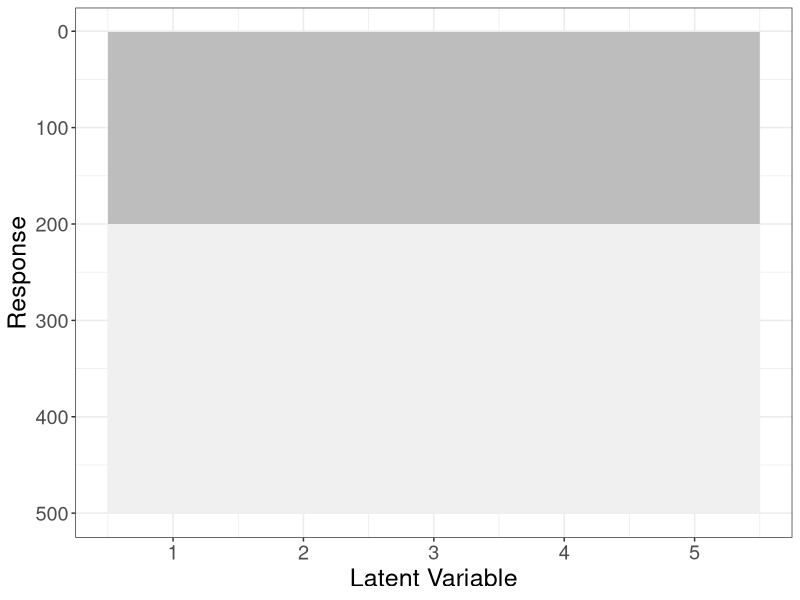

Write R code to recreate this figure.
library(tidyverse)

# Generate a random sparse loading matrix
gen_A <- function(p, q, setting="A", nonzero=100, prop=.4) {
  # setting "A" has only the 100 first loadings that are non-zero
  A <- matrix(runif(p*q, -2, 2), p, q)
  if (setting == "A") {
    if(p>nonzero) {
      A[(nonzero+1):p, ] <- 0
    }
  } else if (setting =="B") {
    shift_size = round(p * (1-prop)/(q-1))

    for (k in 1:q) {

      nonzero_start = (k-1) * shift_size + 1

      if (k == q) {
        nonzero_end = p
      } else {
        nonzero_end   = nonzero_start + round(prop*p) - 1
      }

      nonzeros <- (1:p) %in% (nonzero_start:nonzero_end)
      A[!nonzeros,k] <- 0
    }
  }
  A
}


plot_sparse_structure <- function(A) {
  colnames(A) <- 1:ncol(A)

  A.tbl <- as_tibble(A) %>%
    mutate(y=1:nrow(A)) %>%  # create the y axis
    pivot_longer(-y, names_to="x", values_to="z") %>%
    mutate(x=as.numeric(x)) %>%
    mutate(z=ifelse(z!=0, 1, 0)) %>%  # nonzero loadings are transformed to 1
    mutate(z=factor(z, labels=c("loading is non-zero","loading is zero"), levels=1:0))

  p <- A.tbl %>% ggplot(aes(x=x, y=y, fill=z)) +
    geom_raster() +
    scale_y_reverse() +
    scale_fill_brewer(palette = "Greys", direction=-1)+
    theme_bw() +
    theme(legend.title = element_blank()) +
    theme(legend.position="none")+
    xlab("Latent Variable") +
    ylab("Response") +
    theme(text=element_text(size=18))
  p
}


# Example
# -------

# Generate the loading matrix (can be replaced by any)
A <- gen_A(500, 5, nonzero=200)

# Plot it
p <- plot_sparse_structure(A)
p
